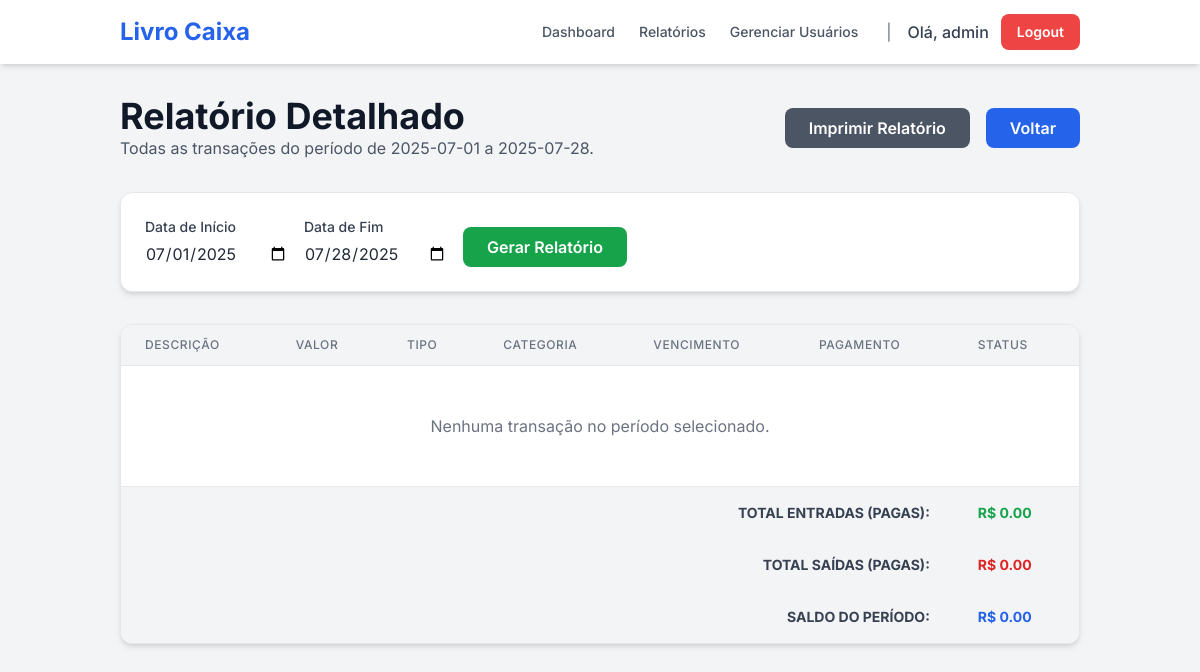
Page /reports/detailed (signed in) on the earlier database version.
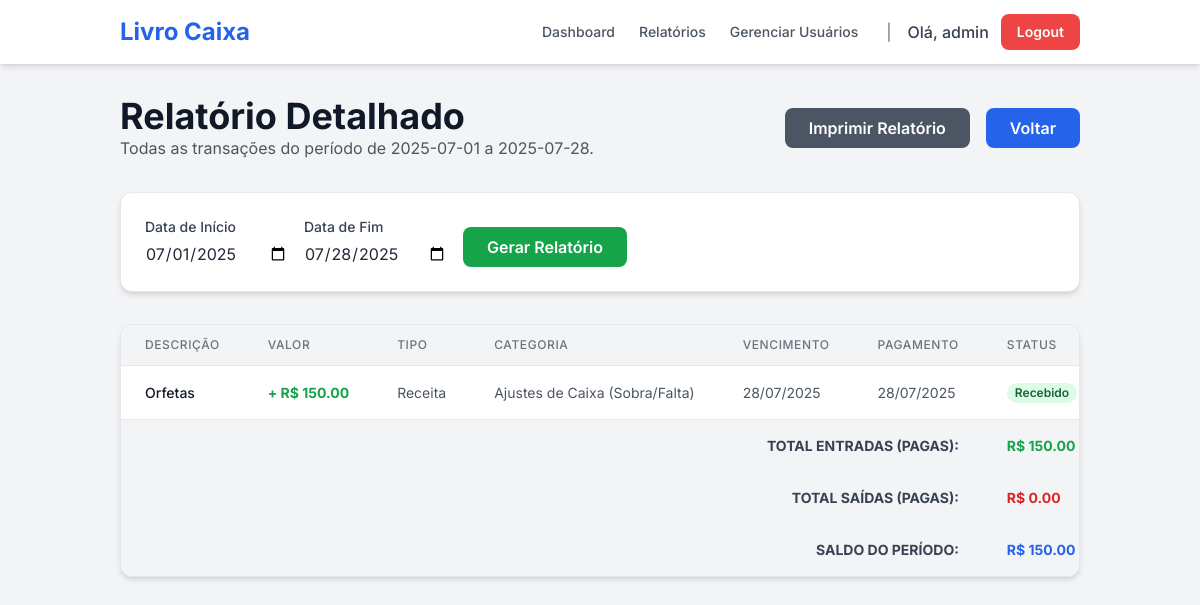
Same page on the later database version.
### tables this page shows
CREATE TABLE transactions (
    id INTEGER PRIMARY KEY AUTOINCREMENT,
    user_id INTEGER NOT NULL,
    description TEXT NOT NULL,
    amount REAL NOT NULL,
    type TEXT NOT NULL, -- 'receita' ou 'despesa'
    category TEXT NOT NULL,
    date TEXT, -- Data do pagamento/recebimento
    due_date TEXT NOT NULL, -- Data de vencimento
    status TEXT NOT NULL, -- 'pago', 'recebido', 'pendente'
    client_supplier TEXT,
    FOREIGN KEY (user_id) REFERENCES users (id)
);

### app.py (the view)
@app.route('/reports/detailed', methods=['GET'])
@login_required
def detailed_report():
    db = get_db()
    user_id = session['user_id']
    today = datetime.now()
    start_date_str = request.args.get('start_date', today.replace(day=1).strftime('%Y-%m-%d'))
    end_date_str = request.args.get('end_date', today.strftime('%Y-%m-%d'))
    start_date = parse_date(start_date_str)
    end_date = parse_date(end_date_str)
    report_transactions = []
    if start_date and end_date:
        end_date_inclusive = end_date.replace(hour=23, minute=59, second=59)
        transactions_from_db = db.execute(
            "SELECT * FROM transactions WHERE user_id = ? AND ( (date >= ? AND date <= ?) OR (due_date >= ? AND due_date <= ?) ) ORDER BY due_date",
            (user_id, start_date_str, end_date_str, start_date_str, end_date_str)
        ).fetchall()
        for tx_row in transactions_from_db:
            tx_dict = dict(tx_row)
            tx_dict['date'] = parse_date(tx_dict['date'])
            tx_dict['due_date'] = parse_date(tx_dict['due_date'])
            report_transactions.append(tx_dict)
    total_income = sum(t['amount'] for t in report_transactions if t['type'] == 'receita' and t['status'] in ['pago', 'recebido'])
    total_expense = sum(t['amount'] for t in report_transactions if t['type'] == 'despesa' and t['status'] in ['pago', 'recebido'])
    balance = total_income - total_expense
    return render_template(
        'detailed_report.html',
        start_date=start_date_str,
        end_date=end_date_str,
        transactions=report_transactions,
        total_income=total_income,
        total_expense=total_expense,
        balance=balance
    )

### app.py (called while the page is built)
def get_db():
    db = getattr(g, '_database', None)
    if db is None:
        db = g._database = sqlite3.connect(DATABASE)
        db.row_factory = sqlite3.Row
    return db

@app.teardown_appcontext
def close_connection(exception):
    db = getattr(g, '_database', None)
    if db is not None:
        db.close()

def parse_date(date_val):
    if isinstance(date_val, datetime): return date_val
    if not date_val or not isinstance(date_val, str): return None
    try: return datetime.strptime(date_val, '%Y-%m-%d')
    except (ValueError, TypeError): return None

def login_required(f):
    @wraps(f)
    def decorated_function(*args, **kwargs):
        if 'user_id' not in session:
            flash("Por favor, faça login para acessar esta página.", "warning")
            return redirect(url_for('login'))
        if session['username'] not in [row['username'] for row in get_db().execute('SELECT username FROM users').fetchall()]:
            flash("Sua sessão é inválida. Por favor, faça login novamente.", "danger")
            session.clear()
            return redirect(url_for('login'))
        return f(*args, **kwargs)
    return decorated_function

### templates/detailed_report.html (shortened to what this page needs)
{% extends "layout.html" %}
{% block content %}
<header class="mb-8 flex justify-between items-center">
    <div>
        <h1 class="text-4xl font-bold text-gray-900">Relatório Detalhado</h1>
        <p class="text-gray-600">Todas as transações do período de {{ start_date }} a {{ end_date }}.</p>
    </div>
    <div class="noprint flex gap-4">
        <button onclick="window.print()" class="bg-gray-600 text-white font-semibold py-2 px-6 rounded-lg hover:bg-gray-700 transition duration-300">
            Imprimir Relatório
        </button>
        <a href="{{ url_for('reports') }}" class="bg-blue-600 text-white font-semibold py-2 px-6 rounded-lg hover:bg-blue-700 transition duration-300">
            Voltar
        </a>
    </div>
</header>
<section class="bg-white p-6 rounded-xl shadow-md mb-8 border border-gray-200 noprint">
    <form method="get" action="{{ url_for('detailed_report') }}">
        <div class="flex flex-col md:flex-row items-center gap-4">
            <div>
                <label for="start_date" class="block text-sm font-medium text-gray-700">Data de Início</label>
                <input type="date" name="start_date" id="start_date" value="{{ start_date }}" class="mt-1 border-gray-300 rounded-lg focus:ring-blue-500 focus:border-blue-500">
            </div>
            <div>
                <label for="end_date" class="block text-sm font-medium text-gray-700">Data de Fim</label>
                <input type="date" name="end_date" id="end_date" value="{{ end_date }}" class="mt-1 border-gray-300 rounded-lg focus:ring-blue-500 focus:border-blue-500">
            </div>
            <div class="self-end">
                <button type="submit" class="bg-green-600 text-white font-semibold py-2 px-6 rounded-lg hover:bg-green-700 transition duration-300">Gerar Relatório</button>
            </div>
        </div>
    </form>
</section>
<section class="bg-white rounded-xl shadow-md border border-gray-200 overflow-hidden">
    <div class="overflow-x-auto">
        <table class="min-w-full divide-y divide-gray-200">
            <thead class="bg-gray-100">
                <tr>
                    <th class="px-6 py-3 text-left text-xs font-medium text-gray-500 uppercase tracking-wider">Descrição</th>
                    <th class="px-6 py-3 text-left text-xs font-medium text-gray-500 uppercase tracking-wider">Valor</th>
                    <th class="px-6 py-3 text-left text-xs font-medium text-gray-500 uppercase tracking-wider">Tipo</th>
                    <th class="px-6 py-3 text-left text-xs font-medium text-gray-500 uppercase tracking-wider">Categoria</th>
                    <th class="px-6 py-3 text-left text-xs font-medium text-gray-500 uppercase tracking-wider">Vencimento</th>
                    <th class="px-6 py-3 text-left text-xs font-medium text-gray-500 uppercase tracking-wider">Pagamento</th>
                    <th class="px-6 py-3 text-left text-xs font-medium text-gray-500 uppercase tracking-wider">Status</th>
                </tr>
            </thead>
            <tbody class="bg-white divide-y divide-gray-200">
                {% for tx in transactions %}
                <tr>
                    <td class="px-6 py-4 whitespace-nowrap text-sm font-medium text-gray-900">{{ tx.description }}</td>
                    <td class="px-6 py-4 whitespace-nowrap text-sm font-bold {{ 'text-green-600' if tx.type == 'receita' else 'text-red-600' }}">
                        {{ '+ ' if tx.type == 'receita' else '- ' }}R$ {{ "%.2f"|format(tx.amount) }}
                    </td>
                    <td class="px-6 py-4 whitespace-nowrap text-sm text-gray-600">{{ tx.type|capitalize }}</td>
                    <td class="px-6 py-4 whitespace-nowrap text-sm text-gray-600">{{ tx.category }}</td>
                    <td class="px-6 py-4 whitespace-nowrap text-sm text-gray-600">{{ tx.due_date.strftime('%d/%m/%Y') if tx.due_date else 'N/A' }}</td>
                    <td class="px-6 py-4 whitespace-nowrap text-sm text-gray-600">{{ tx.date.strftime('%d/%m/%Y') if tx.date else '---' }}</td>
                    <td class="px-6 py-4 whitespace-nowrap text-sm">
                        <span class="px-2 inline-flex text-xs leading-5 font-semibold rounded-full
                            {{ 'bg-green-100 text-green-800' if tx.status in ['pago', 'recebido'] else 'bg-yellow-100 text-yellow-800' }}">
                            {{ tx.status|capitalize }}
                        </span>
                    </td>
                </tr>
                {% else %}
                <tr>
                    <td colspan="7" class="px-6 py-12 text-center text-gray-500">Nenhuma transação no período selecionado.</td>
                </tr>
                {% endfor %}
            </tbody>
            <tfoot class="bg-gray-100">
                <tr>
                    <td colspan="6" class="px-6 py-4 text-right text-sm font-bold text-gray-700 uppercase">Total Entradas (Pagas):</td>
                    <td class="px-6 py-4 text-left text-sm font-bold text-green-600">R$ {{ "%.2f"|format(total_income) }}</td>
                </tr>
                <tr>
                    <td colspan="6" class="px-6 py-4 text-right text-sm font-bold text-gray-700 uppercase">Total Saídas (Pagas):</td>
                    <td class="px-6 py-4 text-left text-sm font-bold text-red-600">R$ {{ "%.2f"|format(total_expense) }}</td>
                </tr>
                <tr>
                    <td colspan="6" class="px-6 py-4 text-right text-sm font-bold text-gray-700 uppercase">Saldo do Período:</td>
                    <td class="px-6 py-4 text-left text-sm font-bold {{ 'text-blue-600' if balance >= 0 else 'text-orange-600' }}">R$ {{ "%.2f"|format(balance) }}</td>
                </tr>
            </tfoot>
        </table>
    </div>
</section>
{% endblock %}

### templates/layout.html (shortened to what this page needs)
<!DOCTYPE html>
<html lang="pt-br">
<head>
    <script src="https://cdn.tailwindcss.com"></script>
</head>
<body class="bg-gray-100 text-gray-800">
    <nav class="bg-white shadow-md noprint">
        <div class="container mx-auto px-4 sm:px-6 lg:px-8">
            <div class="flex items-center justify-between h-16">
                <div class="flex items-center">
                    <a href="{{ url_for('index') }}" class="text-2xl font-bold text-blue-600">Livro Caixa</a>
                </div>
                <div class="flex items-center">
                    {% if session.username %}
                        <a href="{{ url_for('index') }}" class="text-gray-600 hover:text-blue-600 px-3 py-2 rounded-md text-sm font-medium">Dashboard</a>
                        <a href="{{ url_for('reports') }}" class="text-gray-600 hover:text-blue-600 px-3 py-2 rounded-md text-sm font-medium">Relatórios</a>
                        {% if session.role == 'admin' %}
                        <a href="{{ url_for('manage_users') }}" class="text-gray-600 hover:text-blue-600 px-3 py-2 rounded-md text-sm font-medium">Gerenciar Usuários</a>
                        {% endif %}
                        <span class="text-gray-500 mx-4">|</span>
                        <span class="text-gray-700 font-medium mr-3">Olá, {{ session.username }}</span>
                        <a href="{{ url_for('logout') }}" class="bg-red-500 text-white font-semibold py-2 px-4 rounded-lg hover:bg-red-600 transition duration-300 text-sm">Logout</a>
                    {% else %}
                        <a href="{{ url_for('login') }}" class="bg-blue-600 text-white font-semibold py-2 px-4 rounded-lg hover:bg-blue-700 transition duration-300 text-sm">Login</a>
                    {% endif %}
                </div>
            </div>
        </div>
    </nav>
    <main class="container mx-auto p-4 md:p-8">
        {% block content %}{% endblock %}
    </main>
</body>
</html>

### templates/layout.html (style rules this page uses)
body { font-family: 'Inter', sans-serif; background-image: url('https://pub-static.fotor.com/assets/bg/bf9a415f-b758-4c0d-a820-334370772ec3.jpg'); }

Differences in the rows shown:
added transactions: description "Orfetas", type "+", amount "150.00", type "Receita", category "Ajustes de Caixa (Sobra/Falta)", due_date "28/07/2025", date "28/07/2025", status "Recebido"
Other differences:
{{ "%.2f"|format(total_income) }}: "0.00" → "150.00"
{{ "%.2f"|format(balance) }}: "0.00" → "150.00"
text no longer shown: "Nenhuma transação no período selecionado."
